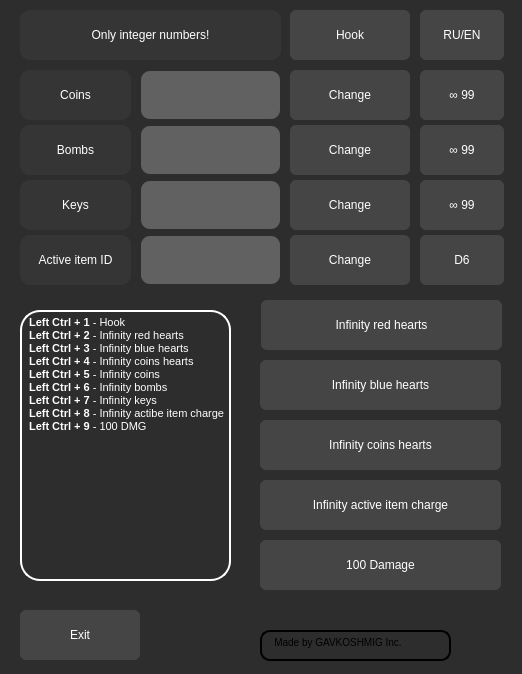
<?xml version="1.0" encoding="UTF-8"?>
<ui version="4.0">
 <class>MainWindow</class>
 <widget class="QMainWindow" name="MainWindow">
  <property name="enabled">
   <bool>true</bool>
  </property>
  <property name="geometry">
   <rect>
    <x>0</x>
    <y>0</y>
    <width>522</width>
    <height>674</height>
   </rect>
  </property>
  <property name="sizePolicy">
   <sizepolicy hsizetype="Fixed" vsizetype="Fixed">
    <horstretch>0</horstretch>
    <verstretch>0</verstretch>
   </sizepolicy>
  </property>
  <property name="minimumSize">
   <size>
    <width>522</width>
    <height>674</height>
   </size>
  </property>
  <property name="maximumSize">
   <size>
    <width>522</width>
    <height>674</height>
   </size>
  </property>
  <property name="acceptDrops">
   <bool>false</bool>
  </property>
  <property name="windowTitle">
   <string>Isaac`s Cheats</string>
  </property>
  <property name="windowIcon">
   <iconset>
    <normaloff>imgonline-com-ua-Resize-FJDPqgFmfYQzOIw.jpg</normaloff>imgonline-com-ua-Resize-FJDPqgFmfYQzOIw.jpg</iconset>
  </property>
  <property name="styleSheet">
   <string notr="true"/>
  </property>
  <widget class="QWidget" name="centralwidget">
   <property name="styleSheet">
    <string notr="true">QWidget{
background-color: rgb(45, 45, 45);
}</string>
   </property>
   <widget class="QLabel" name="Int_Numbers_Only">
    <property name="geometry">
     <rect>
      <x>20</x>
      <y>10</y>
      <width>261</width>
      <height>50</height>
     </rect>
    </property>
    <property name="styleSheet">
     <string notr="true">QLabel{
	color: rgb(255, 255, 255);
	font: 75 11pt &quot;MS Shell Dlg 2&quot;;
	background-color: rgb(53, 53, 53);
	border-radius: 10px;
}</string>
    </property>
    <property name="text">
     <string>&lt;html&gt;&lt;head/&gt;&lt;body&gt;&lt;p align=&quot;center&quot;&gt;Only integer numbers!&lt;/p&gt;&lt;/body&gt;&lt;/html&gt;</string>
    </property>
    <property name="margin">
     <number>10</number>
    </property>
   </widget>
   <widget class="QLabel" name="Coins">
    <property name="geometry">
     <rect>
      <x>20</x>
      <y>70</y>
      <width>111</width>
      <height>50</height>
     </rect>
    </property>
    <property name="styleSheet">
     <string notr="true">QLabel{
	color: rgb(255, 255, 255);
	font: 75 11pt &quot;MS Shell Dlg 2&quot;;
	background-color: rgb(53, 53, 53);
	border-radius: 10px;
}</string>
    </property>
    <property name="text">
     <string>&lt;html&gt;&lt;head/&gt;&lt;body&gt;&lt;p align=&quot;center&quot;&gt;Coins&lt;/p&gt;&lt;/body&gt;&lt;/html&gt;</string>
    </property>
    <property name="margin">
     <number>10</number>
    </property>
   </widget>
   <widget class="QLabel" name="Bombs">
    <property name="geometry">
     <rect>
      <x>20</x>
      <y>125</y>
      <width>111</width>
      <height>50</height>
     </rect>
    </property>
    <property name="styleSheet">
     <string notr="true">QLabel{
	color: rgb(255, 255, 255);
	font: 75 11pt &quot;MS Shell Dlg 2&quot;;
	background-color: rgb(53, 53, 53);
	border-radius: 10px;
}</string>
    </property>
    <property name="text">
     <string>&lt;html&gt;&lt;head/&gt;&lt;body&gt;&lt;p align=&quot;center&quot;&gt;Bombs&lt;/p&gt;&lt;/body&gt;&lt;/html&gt;</string>
    </property>
    <property name="margin">
     <number>10</number>
    </property>
   </widget>
   <widget class="QLabel" name="Keys">
    <property name="geometry">
     <rect>
      <x>20</x>
      <y>180</y>
      <width>111</width>
      <height>50</height>
     </rect>
    </property>
    <property name="styleSheet">
     <string notr="true">QLabel{
	color: rgb(255, 255, 255);
	font: 75 11pt &quot;MS Shell Dlg 2&quot;;
	background-color: rgb(53, 53, 53);
	border-radius: 10px;
}</string>
    </property>
    <property name="text">
     <string>&lt;html&gt;&lt;head/&gt;&lt;body&gt;&lt;p align=&quot;center&quot;&gt;Keys&lt;/p&gt;&lt;/body&gt;&lt;/html&gt;</string>
    </property>
    <property name="margin">
     <number>10</number>
    </property>
   </widget>
   <widget class="QLabel" name="Active_items">
    <property name="geometry">
     <rect>
      <x>20</x>
      <y>235</y>
      <width>111</width>
      <height>50</height>
     </rect>
    </property>
    <property name="styleSheet">
     <string notr="true">QLabel{
	color: rgb(255, 255, 255);
	font: 75 11pt &quot;MS Shell Dlg 2&quot;;
	background-color: rgb(53, 53, 53);
	border-radius: 10px;
}</string>
    </property>
    <property name="text">
     <string>&lt;html&gt;&lt;head/&gt;&lt;body&gt;&lt;p align=&quot;center&quot;&gt;Active item ID&lt;/p&gt;&lt;/body&gt;&lt;/html&gt;</string>
    </property>
    <property name="margin">
     <number>10</number>
    </property>
   </widget>
   <widget class="QPushButton" name="Change_coins">
    <property name="geometry">
     <rect>
      <x>290</x>
      <y>70</y>
      <width>120</width>
      <height>50</height>
     </rect>
    </property>
    <property name="styleSheet">
     <string notr="true">QPushButton {
	color: rgb(255, 255, 255);
	font: 10pt &quot;MS Shell Dlg 2&quot;;
    border-radius: 6px;
	background-color: rgb(69, 69, 69);
    min-width: 80px;
}
QPushButton:hover{
	border: 2px solid rgb(50, 50, 50);
}
QPushButton:pressed {
	background-color: rgb(64, 64, 64);
}

QPushButton:flat {
    border: none; 
}

QPushButton:default {
    border-color: navy; 
}</string>
    </property>
    <property name="text">
     <string>Change</string>
    </property>
   </widget>
   <widget class="QLineEdit" name="Input_coins">
    <property name="geometry">
     <rect>
      <x>140</x>
      <y>70</y>
      <width>141</width>
      <height>50</height>
     </rect>
    </property>
    <property name="styleSheet">
     <string notr="true">QLineEdit{
	font: 10pt &quot;MS Shell Dlg 2&quot;;
	border: 2px solid rgb(37, 39, 48, 0);
	border-radius: 10px;
	color: #FFF;
	padding-left: 20 px;
	padding-right: 20 px;
	background-color: rgb(97, 97, 97);
}
QLineEdit:hover{
	border: 2px solid rgb(104, 104, 104);
}
QLineEdit:focus{
	border: 2px solid rgb(255, 255, 255);
	
	background-color: rgb(141, 141, 141);
}</string>
    </property>
   </widget>
   <widget class="QLineEdit" name="Input_bombs">
    <property name="geometry">
     <rect>
      <x>140</x>
      <y>125</y>
      <width>141</width>
      <height>50</height>
     </rect>
    </property>
    <property name="styleSheet">
     <string notr="true">QLineEdit{
	font: 10pt &quot;MS Shell Dlg 2&quot;;
	border: 2px solid rgb(37, 39, 48, 0);
	border-radius: 10px;
	color: #FFF;
	padding-left: 20 px;
	padding-right: 20 px;
	background-color: rgb(97, 97, 97);
}
QLineEdit:hover{
	border: 2px solid rgb(104, 104, 104);
}
QLineEdit:focus{
	border: 2px solid rgb(255, 255, 255);
	
	background-color: rgb(141, 141, 141);
}</string>
    </property>
   </widget>
   <widget class="QLineEdit" name="Input_keys">
    <property name="geometry">
     <rect>
      <x>140</x>
      <y>180</y>
      <width>141</width>
      <height>50</height>
     </rect>
    </property>
    <property name="styleSheet">
     <string notr="true">QLineEdit{
	font: 10pt &quot;MS Shell Dlg 2&quot;;
	border: 2px solid rgb(37, 39, 48, 0);
	border-radius: 10px;
	color: #FFF;
	padding-left: 20 px;
	padding-right: 20 px;
	background-color: rgb(97, 97, 97);
}
QLineEdit:hover{
	border: 2px solid rgb(104, 104, 104);
}
QLineEdit:focus{
	border: 2px solid rgb(255, 255, 255);
	
	background-color: rgb(141, 141, 141);
}</string>
    </property>
   </widget>
   <widget class="QLineEdit" name="Input_items">
    <property name="geometry">
     <rect>
      <x>140</x>
      <y>235</y>
      <width>141</width>
      <height>50</height>
     </rect>
    </property>
    <property name="styleSheet">
     <string notr="true">QLineEdit{
	font: 10pt &quot;MS Shell Dlg 2&quot;;
	border: 2px solid rgb(37, 39, 48, 0);
	border-radius: 10px;
	color: #FFF;
	padding-left: 20 px;
	padding-right: 20 px;
	background-color: rgb(97, 97, 97);
}
QLineEdit:hover{
	border: 2px solid rgb(104, 104, 104);
}
QLineEdit:focus{
	border: 2px solid rgb(255, 255, 255);
	
	background-color: rgb(141, 141, 141);
}</string>
    </property>
   </widget>
   <widget class="QPushButton" name="Change_bombs">
    <property name="geometry">
     <rect>
      <x>290</x>
      <y>125</y>
      <width>120</width>
      <height>50</height>
     </rect>
    </property>
    <property name="styleSheet">
     <string notr="true">QPushButton {
	color: rgb(255, 255, 255);
	font: 10pt &quot;MS Shell Dlg 2&quot;;
    border-radius: 6px;
	background-color: rgb(69, 69, 69);
    min-width: 80px;
}
QPushButton:hover{
	border: 2px solid rgb(50, 50, 50);
}
QPushButton:pressed {
	background-color: rgb(64, 64, 64);
}

QPushButton:flat {
    border: none; 
}

QPushButton:default {
    border-color: navy; 
}</string>
    </property>
    <property name="text">
     <string>Change</string>
    </property>
   </widget>
   <widget class="QPushButton" name="Change_keys">
    <property name="geometry">
     <rect>
      <x>290</x>
      <y>180</y>
      <width>120</width>
      <height>50</height>
     </rect>
    </property>
    <property name="styleSheet">
     <string notr="true">QPushButton {
	color: rgb(255, 255, 255);
	font: 10pt &quot;MS Shell Dlg 2&quot;;
    border-radius: 6px;
	background-color: rgb(69, 69, 69);
    min-width: 80px;
}
QPushButton:hover{
	border: 2px solid rgb(50, 50, 50);
}
QPushButton:pressed {
	background-color: rgb(64, 64, 64);
}

QPushButton:flat {
    border: none; 
}

QPushButton:default {
    border-color: navy; 
}</string>
    </property>
    <property name="text">
     <string>Change</string>
    </property>
   </widget>
   <widget class="QPushButton" name="Change_items">
    <property name="geometry">
     <rect>
      <x>290</x>
      <y>235</y>
      <width>120</width>
      <height>50</height>
     </rect>
    </property>
    <property name="styleSheet">
     <string notr="true">QPushButton {
	color: rgb(255, 255, 255);
	font: 10pt &quot;MS Shell Dlg 2&quot;;
    border-radius: 6px;
	background-color: rgb(69, 69, 69);
    min-width: 80px;
}
QPushButton:hover{
	border: 2px solid rgb(50, 50, 50);
}
QPushButton:pressed {
	background-color: rgb(64, 64, 64);
}

QPushButton:flat {
    border: none; 
}

QPushButton:default {
    border-color: navy; 
}</string>
    </property>
    <property name="text">
     <string>Change</string>
    </property>
   </widget>
   <widget class="QPushButton" name="Infinity_coins">
    <property name="geometry">
     <rect>
      <x>420</x>
      <y>70</y>
      <width>84</width>
      <height>50</height>
     </rect>
    </property>
    <property name="styleSheet">
     <string notr="true">QPushButton {
	color: rgb(255, 255, 255);
	font: 10pt &quot;MS Shell Dlg 2&quot;;
    border-radius: 6px;
	background-color: rgb(69, 69, 69);
    min-width: 80px;
}
QPushButton:hover{
	border: 2px solid rgb(50, 50, 50);
}
QPushButton:pressed {
	background-color: rgb(64, 64, 64);
}

QPushButton:flat {
    border: none; 
}

QPushButton:default {
    border-color: navy; 
}</string>
    </property>
    <property name="text">
     <string>∞ 99</string>
    </property>
   </widget>
   <widget class="QPushButton" name="Infinity_bombs">
    <property name="geometry">
     <rect>
      <x>420</x>
      <y>125</y>
      <width>84</width>
      <height>50</height>
     </rect>
    </property>
    <property name="styleSheet">
     <string notr="true">QPushButton {
	color: rgb(255, 255, 255);
	font: 10pt &quot;MS Shell Dlg 2&quot;;
    border-radius: 6px;
	background-color: rgb(69, 69, 69);
    min-width: 80px;
}
QPushButton:hover{
	border: 2px solid rgb(50, 50, 50);
}
QPushButton:pressed {
	background-color: rgb(64, 64, 64);
}

QPushButton:flat {
    border: none; 
}

QPushButton:default {
    border-color: navy; 
}</string>
    </property>
    <property name="text">
     <string>∞ 99</string>
    </property>
   </widget>
   <widget class="QPushButton" name="Infinity_keys">
    <property name="geometry">
     <rect>
      <x>420</x>
      <y>180</y>
      <width>84</width>
      <height>50</height>
     </rect>
    </property>
    <property name="styleSheet">
     <string notr="true">QPushButton {
	color: rgb(255, 255, 255);
	font: 10pt &quot;MS Shell Dlg 2&quot;;
    border-radius: 6px;
	background-color: rgb(69, 69, 69);
    min-width: 80px;
}
QPushButton:hover{
	border: 2px solid rgb(50, 50, 50);
}
QPushButton:pressed {
	background-color: rgb(64, 64, 64);
}

QPushButton:flat {
    border: none; 
}

QPushButton:default {
    border-color: navy; 
}</string>
    </property>
    <property name="text">
     <string>∞ 99</string>
    </property>
   </widget>
   <widget class="QPushButton" name="D6_btn">
    <property name="geometry">
     <rect>
      <x>420</x>
      <y>235</y>
      <width>84</width>
      <height>50</height>
     </rect>
    </property>
    <property name="styleSheet">
     <string notr="true">QPushButton {
	color: rgb(255, 255, 255);
	font: 10pt &quot;MS Shell Dlg 2&quot;;
    border-radius: 6px;
	background-color: rgb(69, 69, 69);
    min-width: 80px;
}
QPushButton:hover{
	border: 2px solid rgb(50, 50, 50);
}
QPushButton:pressed {
	background-color: rgb(64, 64, 64);
}

QPushButton:flat {
    border: none; 
}

QPushButton:default {
    border-color: navy; 
}</string>
    </property>
    <property name="text">
     <string>D6</string>
    </property>
   </widget>
   <widget class="QPushButton" name="Inf_energy">
    <property name="geometry">
     <rect>
      <x>260</x>
      <y>480</y>
      <width>241</width>
      <height>50</height>
     </rect>
    </property>
    <property name="styleSheet">
     <string notr="true">QPushButton {
	color: rgb(255, 255, 255);
	font: 10pt &quot;MS Shell Dlg 2&quot;;
    border-radius: 6px;
	background-color: rgb(69, 69, 69);
    min-width: 80px;
}
QPushButton:hover{
	border: 2px solid rgb(50, 50, 50);
}
QPushButton:pressed {
	background-color: rgb(64, 64, 64);
}

QPushButton:flat {
    border: none; 
}

QPushButton:default {
    border-color: navy; 
}</string>
    </property>
    <property name="text">
     <string>Infinity active item charge</string>
    </property>
   </widget>
   <widget class="QPushButton" name="Dmg_btn">
    <property name="geometry">
     <rect>
      <x>260</x>
      <y>540</y>
      <width>241</width>
      <height>50</height>
     </rect>
    </property>
    <property name="styleSheet">
     <string notr="true">QPushButton {
	color: rgb(255, 255, 255);
	font: 10pt &quot;MS Shell Dlg 2&quot;;
    border-radius: 6px;
	background-color: rgb(69, 69, 69);
    min-width: 80px;
}
QPushButton:hover{
	border: 2px solid rgb(50, 50, 50);
}
QPushButton:pressed {
	background-color: rgb(64, 64, 64);
}

QPushButton:flat {
    border: none; 
}

QPushButton:default {
    border-color: navy; 
}</string>
    </property>
    <property name="text">
     <string>100 Damage</string>
    </property>
   </widget>
   <widget class="QPushButton" name="Inf_hearts_coins">
    <property name="geometry">
     <rect>
      <x>260</x>
      <y>420</y>
      <width>241</width>
      <height>50</height>
     </rect>
    </property>
    <property name="styleSheet">
     <string notr="true">QPushButton {
	color: rgb(255, 255, 255);
	font: 10pt &quot;MS Shell Dlg 2&quot;;
    border-radius: 6px;
	background-color: rgb(69, 69, 69);
    min-width: 80px;
}
QPushButton:hover{
	border: 2px solid rgb(50, 50, 50);
}
QPushButton:pressed {
	background-color: rgb(64, 64, 64);
}

QPushButton:flat {
    border: none; 
}

QPushButton:default {
    border-color: navy; 
}</string>
    </property>
    <property name="text">
     <string>Infinity coins hearts</string>
    </property>
   </widget>
   <widget class="QPushButton" name="Inf_red_hearts">
    <property name="geometry">
     <rect>
      <x>261</x>
      <y>300</y>
      <width>241</width>
      <height>50</height>
     </rect>
    </property>
    <property name="styleSheet">
     <string notr="true">QPushButton {
	color: rgb(255, 255, 255);
	font: 10pt &quot;MS Shell Dlg 2&quot;;
    border-radius: 6px;
	background-color: rgb(69, 69, 69);
    min-width: 80px;
}
QPushButton:hover{
	border: 2px solid rgb(50, 50, 50);
}
QPushButton:pressed {
	background-color: rgb(64, 64, 64);
}

QPushButton:flat {
    border: none; 
}

QPushButton:default {
    border-color: navy; 
}</string>
    </property>
    <property name="text">
     <string>Infinity red hearts</string>
    </property>
   </widget>
   <widget class="QPushButton" name="Inf_blue_hearts">
    <property name="geometry">
     <rect>
      <x>260</x>
      <y>360</y>
      <width>241</width>
      <height>50</height>
     </rect>
    </property>
    <property name="styleSheet">
     <string notr="true">QPushButton {
	color: rgb(255, 255, 255);
	font: 10pt &quot;MS Shell Dlg 2&quot;;
    border-radius: 6px;
	background-color: rgb(69, 69, 69);
    min-width: 80px;
}
QPushButton:hover{
	border: 2px solid rgb(50, 50, 50);
}
QPushButton:pressed {
	background-color: rgb(64, 64, 64);
}

QPushButton:flat {
    border: none; 
}

QPushButton:default {
    border-color: navy; 
}</string>
    </property>
    <property name="text">
     <string>Infinity blue hearts</string>
    </property>
   </widget>
   <widget class="QPushButton" name="Exit_btn">
    <property name="geometry">
     <rect>
      <x>20</x>
      <y>610</y>
      <width>120</width>
      <height>50</height>
     </rect>
    </property>
    <property name="styleSheet">
     <string notr="true">QPushButton {
	color: rgb(255, 255, 255);
	font: 10pt &quot;MS Shell Dlg 2&quot;;
    border-radius: 6px;
	background-color: rgb(69, 69, 69);
    min-width: 80px;
}
QPushButton:hover{
	border: 2px solid rgb(50, 50, 50);
}
QPushButton:pressed {
	background-color: rgb(64, 64, 64);
}

QPushButton:flat {
    border: none; 
}

QPushButton:default {
    border-color: navy; 
}</string>
    </property>
    <property name="text">
     <string>Exit</string>
    </property>
   </widget>
   <widget class="QTextBrowser" name="Inform_board">
    <property name="geometry">
     <rect>
      <x>20</x>
      <y>310</y>
      <width>211</width>
      <height>271</height>
     </rect>
    </property>
    <property name="styleSheet">
     <string notr="true">QTextBrowser{
	color: rgb(255, 255, 255);
	border-radius: 20px;
	border: 2px solid rgb(255, 255, 255);
	background-color: rgb(45, 45, 45);
}
</string>
    </property>
    <property name="html">
     <string>&lt;!DOCTYPE HTML PUBLIC &quot;-//W3C//DTD HTML 4.0//EN&quot; &quot;http://www.w3.org/TR/REC-html40/strict.dtd&quot;&gt;
&lt;html&gt;&lt;head&gt;&lt;meta name=&quot;qrichtext&quot; content=&quot;1&quot; /&gt;&lt;style type=&quot;text/css&quot;&gt;
p, li { white-space: pre-wrap; }
&lt;/style&gt;&lt;/head&gt;&lt;body style=&quot; font-family:'MS Shell Dlg 2'; font-size:8.25pt; font-weight:400; font-style:normal;&quot;&gt;
&lt;p style=&quot; margin-top:0px; margin-bottom:0px; margin-left:0px; margin-right:0px; -qt-block-indent:0; text-indent:0px;&quot;&gt;&lt;span style=&quot; font-size:8pt; font-weight:600;&quot;&gt; Left Ctrl + 1&lt;/span&gt;&lt;span style=&quot; font-size:8pt;&quot;&gt; - Hook&lt;/span&gt;&lt;/p&gt;
&lt;p style=&quot; margin-top:0px; margin-bottom:0px; margin-left:0px; margin-right:0px; -qt-block-indent:0; text-indent:0px;&quot;&gt;&lt;span style=&quot; font-size:8pt; font-weight:600;&quot;&gt; Left Ctrl + 2&lt;/span&gt;&lt;span style=&quot; font-size:8pt;&quot;&gt; - Infinity red hearts&lt;/span&gt;&lt;/p&gt;
&lt;p style=&quot; margin-top:0px; margin-bottom:0px; margin-left:0px; margin-right:0px; -qt-block-indent:0; text-indent:0px;&quot;&gt;&lt;span style=&quot; font-size:8pt; font-weight:600;&quot;&gt; Left Ctrl + 3&lt;/span&gt;&lt;span style=&quot; font-size:8pt;&quot;&gt; - Infinity blue hearts&lt;/span&gt;&lt;/p&gt;
&lt;p style=&quot; margin-top:0px; margin-bottom:0px; margin-left:0px; margin-right:0px; -qt-block-indent:0; text-indent:0px;&quot;&gt;&lt;span style=&quot; font-size:8pt; font-weight:600;&quot;&gt; Left Ctrl + 4&lt;/span&gt;&lt;span style=&quot; font-size:8pt;&quot;&gt; - Infinity coins hearts&lt;/span&gt;&lt;/p&gt;
&lt;p style=&quot; margin-top:0px; margin-bottom:0px; margin-left:0px; margin-right:0px; -qt-block-indent:0; text-indent:0px;&quot;&gt;&lt;span style=&quot; font-size:8pt; font-weight:600;&quot;&gt; Left Ctrl + 5&lt;/span&gt;&lt;span style=&quot; font-size:8pt;&quot;&gt; - Infinity coins&lt;/span&gt;&lt;/p&gt;
&lt;p style=&quot; margin-top:0px; margin-bottom:0px; margin-left:0px; margin-right:0px; -qt-block-indent:0; text-indent:0px;&quot;&gt;&lt;span style=&quot; font-size:8pt; font-weight:600;&quot;&gt; Left Ctrl + 6&lt;/span&gt;&lt;span style=&quot; font-size:8pt;&quot;&gt; - Infinity bombs&lt;/span&gt;&lt;/p&gt;
&lt;p style=&quot; margin-top:0px; margin-bottom:0px; margin-left:0px; margin-right:0px; -qt-block-indent:0; text-indent:0px;&quot;&gt;&lt;span style=&quot; font-size:8pt; font-weight:600;&quot;&gt; Left Ctrl + 7&lt;/span&gt;&lt;span style=&quot; font-size:8pt;&quot;&gt; - Infinity keys&lt;/span&gt;&lt;/p&gt;
&lt;p style=&quot; margin-top:0px; margin-bottom:0px; margin-left:0px; margin-right:0px; -qt-block-indent:0; text-indent:0px;&quot;&gt;&lt;span style=&quot; font-size:8pt; font-weight:600;&quot;&gt; Left Ctrl + 8&lt;/span&gt;&lt;span style=&quot; font-size:8pt;&quot;&gt; - Infinity actibe item charge&lt;/span&gt;&lt;/p&gt;
&lt;p style=&quot; margin-top:0px; margin-bottom:0px; margin-left:0px; margin-right:0px; -qt-block-indent:0; text-indent:0px;&quot;&gt;&lt;span style=&quot; font-size:8pt; font-weight:600;&quot;&gt; Left Ctrl + 9&lt;/span&gt;&lt;span style=&quot; font-size:8pt;&quot;&gt; - 100 DMG&lt;/span&gt;&lt;/p&gt;&lt;/body&gt;&lt;/html&gt;</string>
    </property>
   </widget>
   <widget class="QPushButton" name="Language_btn">
    <property name="geometry">
     <rect>
      <x>420</x>
      <y>10</y>
      <width>84</width>
      <height>50</height>
     </rect>
    </property>
    <property name="styleSheet">
     <string notr="true">QPushButton {
	color: rgb(255, 255, 255);
	font: 10pt &quot;MS Shell Dlg 2&quot;;
    border-radius: 6px;
	background-color: rgb(69, 69, 69);
    min-width: 80px;
}
QPushButton:hover{
	border: 2px solid rgb(50, 50, 50);
}
QPushButton:pressed {
	background-color: rgb(64, 64, 64);
}

QPushButton:flat {
    border: none; 
}

QPushButton:default {
    border-color: navy; 
}</string>
    </property>
    <property name="text">
     <string>RU/EN</string>
    </property>
   </widget>
   <widget class="QPushButton" name="Hook_btn">
    <property name="geometry">
     <rect>
      <x>290</x>
      <y>10</y>
      <width>120</width>
      <height>50</height>
     </rect>
    </property>
    <property name="styleSheet">
     <string notr="true">QPushButton {
	color: rgb(255, 255, 255);
	font: 10pt &quot;MS Shell Dlg 2&quot;;
    border-radius: 6px;
	background-color: rgb(69, 69, 69);
    min-width: 80px;
}
QPushButton:hover{
	border: 2px solid rgb(50, 50, 50);
}
QPushButton:pressed {
	background-color: rgb(64, 64, 64);
}

QPushButton:flat {
    border: none; 
}

QPushButton:default {
    border-color: navy; 
}</string>
    </property>
    <property name="text">
     <string>Hook</string>
    </property>
   </widget>
   <widget class="QTextBrowser" name="Author_btn">
    <property name="geometry">
     <rect>
      <x>260</x>
      <y>630</y>
      <width>191</width>
      <height>31</height>
     </rect>
    </property>
    <property name="styleSheet">
     <string notr="true">QTextBrowser{
	color: rgb(0, 0, 0);
	border-radius: 10px;
	border: 2px solid;
	background-color: qconicalgradient(cx:0.5, cy:0.5, angle:0, stop:0 rgba(136, 106, 22, 255), stop:0.119403 rgba(166, 140, 41, 255), stop:0.233831 rgba(204, 181, 74, 255), stop:0.293532 rgba(235, 219, 102, 255), stop:0.383085 rgba(245, 236, 112, 255), stop:0.502488 rgba(209, 190, 76, 255), stop:0.57 rgba(187, 156, 51, 255), stop:0.61194 rgba(168, 142, 42, 255), stop:0.695 rgba(202, 174, 68, 255), stop:0.75 rgba(218, 202, 86, 255), stop:0.80597 rgba(208, 187, 73, 255), stop:0.835821 rgba(187, 156, 51, 255), stop:0.890547 rgba(137, 108, 26, 255));
}</string>
    </property>
    <property name="html">
     <string>&lt;!DOCTYPE HTML PUBLIC &quot;-//W3C//DTD HTML 4.0//EN&quot; &quot;http://www.w3.org/TR/REC-html40/strict.dtd&quot;&gt;
&lt;html&gt;&lt;head&gt;&lt;meta name=&quot;qrichtext&quot; content=&quot;1&quot; /&gt;&lt;style type=&quot;text/css&quot;&gt;
p, li { white-space: pre-wrap; }
&lt;/style&gt;&lt;/head&gt;&lt;body style=&quot; font-family:'MS Shell Dlg 2'; font-size:8.25pt; font-weight:400; font-style:normal;&quot;&gt;
&lt;p style=&quot; margin-top:0px; margin-bottom:0px; margin-left:0px; margin-right:0px; -qt-block-indent:0; text-indent:0px;&quot;&gt;&lt;span style=&quot; font-size:7.8pt;&quot;&gt;   Made by GAVKOSHMIG Inc.&lt;/span&gt;&lt;/p&gt;&lt;/body&gt;&lt;/html&gt;</string>
    </property>
   </widget>
   <widget class="QLabel" name="label_2">
    <property name="geometry">
     <rect>
      <x>460</x>
      <y>620</y>
      <width>41</width>
      <height>41</height>
     </rect>
    </property>
    <property name="styleSheet">
     <string notr="true">background-image: url(:/Icon_gav/Icon_GAV.jpg);</string>
    </property>
    <property name="text">
     <string/>
    </property>
    <property name="pixmap">
     <pixmap>imgonline-com-ua-Resize-FJDPqgFmfYQzOIw.jpg</pixmap>
    </property>
   </widget>
  </widget>
 </widget>
 <resources/>
 <connections/>
</ui>
